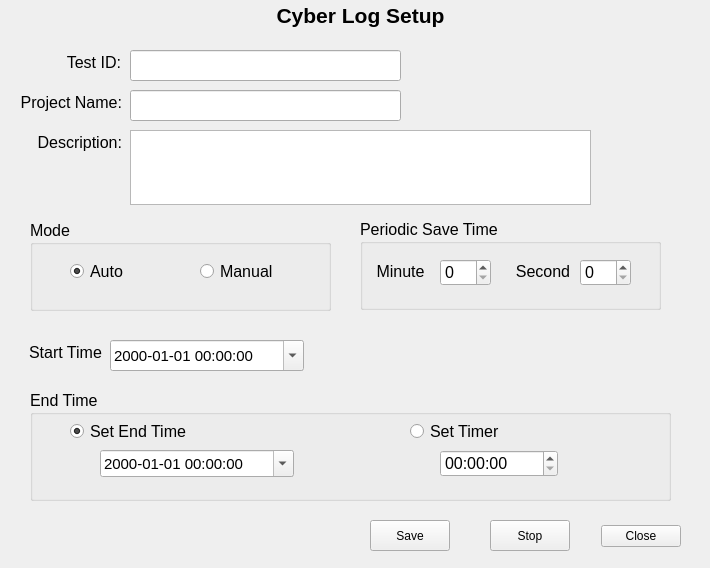
<ui version="4.0" >
 <class>Form</class>
 <widget class="QWidget" name="Form" >
  <property name="windowModality" >
   <enum>Qt::WindowModal</enum>
  </property>
  <property name="geometry" >
   <rect>
    <x>0</x>
    <y>0</y>
    <width>710</width>
    <height>568</height>
   </rect>
  </property>
  <property name="windowTitle" >
   <string>Form</string>
  </property>
  <widget class="QLabel" name="label_3" >
   <property name="geometry" >
    <rect>
     <x>40</x>
     <y>0</y>
     <width>641</width>
     <height>30</height>
    </rect>
   </property>
   <property name="font" >
    <font>
     <pointsize>16</pointsize>
     <weight>75</weight>
     <bold>true</bold>
    </font>
   </property>
   <property name="text" >
    <string>Cyber Log Setup</string>
   </property>
   <property name="alignment" >
    <set>Qt::AlignCenter</set>
   </property>
  </widget>
  <widget class="QDialogButtonBox" name="buttonBox" >
   <property name="windowModality" >
    <enum>Qt::NonModal</enum>
   </property>
   <property name="geometry" >
    <rect>
     <x>600</x>
     <y>520</y>
     <width>81</width>
     <height>32</height>
    </rect>
   </property>
   <property name="standardButtons" >
    <set>QDialogButtonBox::Close</set>
   </property>
   <property name="centerButtons" >
    <bool>true</bool>
   </property>
  </widget>
  <widget class="QLabel" name="label_7" >
   <property name="geometry" >
    <rect>
     <x>40</x>
     <y>50</y>
     <width>81</width>
     <height>24</height>
    </rect>
   </property>
   <property name="font" >
    <font>
     <pointsize>12</pointsize>
     <weight>50</weight>
     <bold>false</bold>
    </font>
   </property>
   <property name="text" >
    <string>Test ID:</string>
   </property>
   <property name="alignment" >
    <set>Qt::AlignRight|Qt::AlignTrailing|Qt::AlignVCenter</set>
   </property>
  </widget>
  <widget class="QLabel" name="label_8" >
   <property name="geometry" >
    <rect>
     <x>20</x>
     <y>90</y>
     <width>102</width>
     <height>24</height>
    </rect>
   </property>
   <property name="font" >
    <font>
     <pointsize>12</pointsize>
     <weight>50</weight>
     <bold>false</bold>
    </font>
   </property>
   <property name="text" >
    <string>Project Name:</string>
   </property>
   <property name="alignment" >
    <set>Qt::AlignRight|Qt::AlignTrailing|Qt::AlignVCenter</set>
   </property>
  </widget>
  <widget class="QLabel" name="label_9" >
   <property name="geometry" >
    <rect>
     <x>20</x>
     <y>130</y>
     <width>102</width>
     <height>24</height>
    </rect>
   </property>
   <property name="font" >
    <font>
     <pointsize>12</pointsize>
     <weight>50</weight>
     <bold>false</bold>
    </font>
   </property>
   <property name="text" >
    <string>Description:</string>
   </property>
   <property name="alignment" >
    <set>Qt::AlignRight|Qt::AlignTrailing|Qt::AlignVCenter</set>
   </property>
  </widget>
  <widget class="QLabel" name="label_11" >
   <property name="geometry" >
    <rect>
     <x>20</x>
     <y>340</y>
     <width>91</width>
     <height>24</height>
    </rect>
   </property>
   <property name="font" >
    <font>
     <pointsize>12</pointsize>
     <weight>50</weight>
     <bold>false</bold>
    </font>
   </property>
   <property name="text" >
    <string>Start Time</string>
   </property>
   <property name="alignment" >
    <set>Qt::AlignCenter</set>
   </property>
  </widget>
  <widget class="QDateTimeEdit" name="dteStart" >
   <property name="geometry" >
    <rect>
     <x>110</x>
     <y>340</y>
     <width>194</width>
     <height>31</height>
    </rect>
   </property>
   <property name="font" >
    <font>
     <pointsize>11</pointsize>
    </font>
   </property>
   <property name="displayFormat" >
    <string>yyyy-MM-dd hh:mm:ss</string>
   </property>
   <property name="calendarPopup" >
    <bool>true</bool>
   </property>
  </widget>
  <widget class="QLineEdit" name="leTestID" >
   <property name="geometry" >
    <rect>
     <x>130</x>
     <y>50</y>
     <width>271</width>
     <height>31</height>
    </rect>
   </property>
  </widget>
  <widget class="QTextEdit" name="teDesc" >
   <property name="geometry" >
    <rect>
     <x>130</x>
     <y>130</y>
     <width>461</width>
     <height>75</height>
    </rect>
   </property>
  </widget>
  <widget class="QLineEdit" name="leProName" >
   <property name="geometry" >
    <rect>
     <x>130</x>
     <y>90</y>
     <width>271</width>
     <height>31</height>
    </rect>
   </property>
  </widget>
  <widget class="QGroupBox" name="groupBox" >
   <property name="geometry" >
    <rect>
     <x>360</x>
     <y>219</y>
     <width>301</width>
     <height>91</height>
    </rect>
   </property>
   <property name="font" >
    <font>
     <pointsize>12</pointsize>
    </font>
   </property>
   <property name="title" >
    <string>Periodic Save Time</string>
   </property>
   <widget class="QSpinBox" name="sbMin" >
    <property name="geometry" >
     <rect>
      <x>80</x>
      <y>40</y>
      <width>51</width>
      <height>27</height>
     </rect>
    </property>
   </widget>
   <widget class="QSpinBox" name="sbSec" >
    <property name="geometry" >
     <rect>
      <x>220</x>
      <y>40</y>
      <width>51</width>
      <height>27</height>
     </rect>
    </property>
   </widget>
   <widget class="QLabel" name="label_13" >
    <property name="geometry" >
     <rect>
      <x>10</x>
      <y>40</y>
      <width>61</width>
      <height>24</height>
     </rect>
    </property>
    <property name="font" >
     <font>
      <pointsize>12</pointsize>
      <weight>50</weight>
      <bold>false</bold>
     </font>
    </property>
    <property name="text" >
     <string>Minute</string>
    </property>
    <property name="alignment" >
     <set>Qt::AlignCenter</set>
    </property>
   </widget>
   <widget class="QLabel" name="label_14" >
    <property name="geometry" >
     <rect>
      <x>155</x>
      <y>40</y>
      <width>56</width>
      <height>24</height>
     </rect>
    </property>
    <property name="font" >
     <font>
      <pointsize>12</pointsize>
      <weight>50</weight>
      <bold>false</bold>
     </font>
    </property>
    <property name="text" >
     <string>Second</string>
    </property>
    <property name="alignment" >
     <set>Qt::AlignCenter</set>
    </property>
   </widget>
  </widget>
  <widget class="QGroupBox" name="groupBox_3" >
   <property name="geometry" >
    <rect>
     <x>30</x>
     <y>220</y>
     <width>301</width>
     <height>91</height>
    </rect>
   </property>
   <property name="font" >
    <font>
     <pointsize>12</pointsize>
    </font>
   </property>
   <property name="title" >
    <string>Mode</string>
   </property>
   <widget class="QRadioButton" name="rbAuto" >
    <property name="geometry" >
     <rect>
      <x>40</x>
      <y>40</y>
      <width>71</width>
      <height>23</height>
     </rect>
    </property>
    <property name="text" >
     <string>Auto</string>
    </property>
    <property name="checked" >
     <bool>true</bool>
    </property>
   </widget>
   <widget class="QRadioButton" name="rbManual" >
    <property name="geometry" >
     <rect>
      <x>170</x>
      <y>40</y>
      <width>90</width>
      <height>23</height>
     </rect>
    </property>
    <property name="text" >
     <string>Manual</string>
    </property>
   </widget>
  </widget>
  <widget class="QPushButton" name="pbSave" >
   <property name="geometry" >
    <rect>
     <x>370</x>
     <y>520</y>
     <width>80</width>
     <height>31</height>
    </rect>
   </property>
   <property name="text" >
    <string>Save</string>
   </property>
  </widget>
  <widget class="QPushButton" name="pbStop" >
   <property name="geometry" >
    <rect>
     <x>490</x>
     <y>520</y>
     <width>80</width>
     <height>31</height>
    </rect>
   </property>
   <property name="text" >
    <string>Stop</string>
   </property>
  </widget>
  <widget class="QGroupBox" name="groupBox_2" >
   <property name="geometry" >
    <rect>
     <x>30</x>
     <y>390</y>
     <width>641</width>
     <height>111</height>
    </rect>
   </property>
   <property name="font" >
    <font>
     <pointsize>12</pointsize>
    </font>
   </property>
   <property name="title" >
    <string>End Time</string>
   </property>
   <widget class="QRadioButton" name="rbSetEnd" >
    <property name="geometry" >
     <rect>
      <x>40</x>
      <y>30</y>
      <width>121</width>
      <height>23</height>
     </rect>
    </property>
    <property name="font" >
     <font>
      <pointsize>12</pointsize>
     </font>
    </property>
    <property name="text" >
     <string>Set End Time</string>
    </property>
    <property name="checked" >
     <bool>true</bool>
    </property>
   </widget>
   <widget class="QRadioButton" name="rbSetTimer" >
    <property name="geometry" >
     <rect>
      <x>380</x>
      <y>30</y>
      <width>121</width>
      <height>23</height>
     </rect>
    </property>
    <property name="font" >
     <font>
      <pointsize>12</pointsize>
     </font>
    </property>
    <property name="text" >
     <string>Set Timer</string>
    </property>
   </widget>
   <widget class="QDateTimeEdit" name="dteEnd" >
    <property name="geometry" >
     <rect>
      <x>70</x>
      <y>60</y>
      <width>194</width>
      <height>27</height>
     </rect>
    </property>
    <property name="font" >
     <font>
      <pointsize>11</pointsize>
     </font>
    </property>
    <property name="displayFormat" >
     <string>yyyy-MM-dd hh:mm:ss</string>
    </property>
    <property name="calendarPopup" >
     <bool>true</bool>
    </property>
   </widget>
   <widget class="QTimeEdit" name="teSetTimer" >
    <property name="geometry" >
     <rect>
      <x>410</x>
      <y>60</y>
      <width>118</width>
      <height>27</height>
     </rect>
    </property>
    <property name="font" >
     <font>
      <pointsize>12</pointsize>
     </font>
    </property>
    <property name="displayFormat" >
     <string>hh:mm:ss</string>
    </property>
   </widget>
  </widget>
 </widget>
 <resources/>
 <connections>
  <connection>
   <sender>buttonBox</sender>
   <signal>clicked(QAbstractButton*)</signal>
   <receiver>Form</receiver>
   <slot>close()</slot>
   <hints>
    <hint type="sourcelabel" >
     <x>600</x>
     <y>424</y>
    </hint>
    <hint type="destinationlabel" >
     <x>608</x>
     <y>384</y>
    </hint>
   </hints>
  </connection>
 </connections>
</ui>
